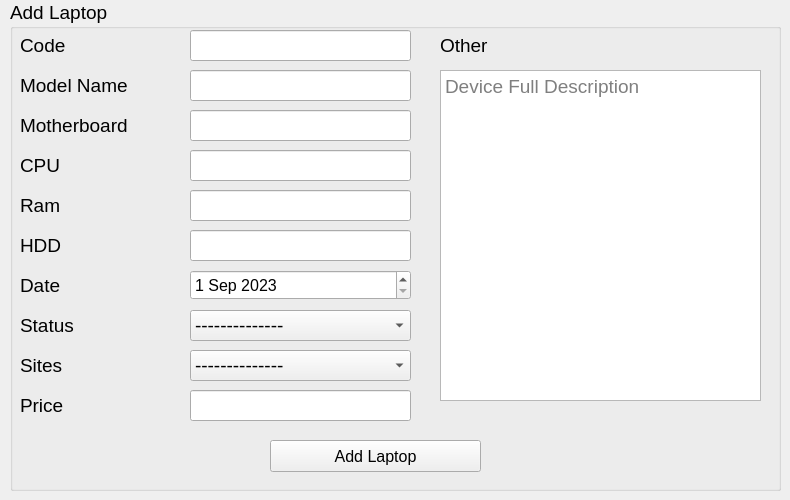
                  <widget class="QWidget" name="tab_23">
                   <attribute name="title">
                    <string>Laptop</string>
                   </attribute>
                   <widget class="QGroupBox" name="groupBox_56">
                    <property name="geometry">
                     <rect>
                      <x>10</x>
                      <y>0</y>
                      <width>771</width>
                      <height>491</height>
                     </rect>
                    </property>
                    <property name="font">
                     <font>
                      <family>Segoe UI</family>
                      <pointsize>14</pointsize>
                     </font>
                    </property>
                    <property name="title">
                     <string>Add Laptop</string>
                    </property>
                    <widget class="QLabel" name="label_59">
                     <property name="geometry">
                      <rect>
                       <x>10</x>
                       <y>30</y>
                       <width>121</width>
                       <height>31</height>
                      </rect>
                     </property>
                     <property name="font">
                      <font>
                       <family>Segoe UI</family>
                       <pointsize>14</pointsize>
                      </font>
                     </property>
                     <property name="text">
                      <string>Code</string>
                     </property>
                    </widget>
                    <widget class="QLabel" name="label_79">
                     <property name="geometry">
                      <rect>
                       <x>10</x>
                       <y>70</y>
                       <width>151</width>
                       <height>31</height>
                      </rect>
                     </property>
                     <property name="font">
                      <font>
                       <family>Segoe UI</family>
                       <pointsize>14</pointsize>
                      </font>
                     </property>
                     <property name="text">
                      <string>Model Name</string>
                     </property>
                    </widget>
                    <widget class="QLineEdit" name="lineEdit_66">
                     <property name="geometry">
                      <rect>
                       <x>180</x>
                       <y>30</y>
                       <width>221</width>
                       <height>31</height>
                      </rect>
                     </property>
                     <property name="font">
                      <font>
                       <family>Segoe UI</family>
                       <pointsize>14</pointsize>
                      </font>
                     </property>
                    </widget>
                    <widget class="QLabel" name="label_80">
                     <property name="geometry">
                      <rect>
                       <x>10</x>
                       <y>310</y>
                       <width>121</width>
                       <height>31</height>
                      </rect>
                     </property>
                     <property name="font">
                      <font>
                       <family>Segoe UI</family>
                       <pointsize>14</pointsize>
                      </font>
                     </property>
                     <property name="text">
                      <string>Status</string>
                     </property>
                    </widget>
                    <widget class="QLabel" name="label_81">
                     <property name="geometry">
                      <rect>
                       <x>10</x>
                       <y>350</y>
                       <width>181</width>
                       <height>31</height>
                      </rect>
                     </property>
                     <property name="font">
                      <font>
                       <family>Segoe UI</family>
                       <pointsize>14</pointsize>
                      </font>
                     </property>
                     <property name="text">
                      <string>Sites</string>
                     </property>
                    </widget>
                    <widget class="QPushButton" name="pushButton_81">
                     <property name="enabled">
                      <bool>true</bool>
                     </property>
                     <property name="geometry">
                      <rect>
                       <x>260</x>
                       <y>440</y>
                       <width>211</width>
                       <height>32</height>
                      </rect>
                     </property>
                     <property name="font">
                      <font>
                       <pointsize>12</pointsize>
                      </font>
                     </property>
                     <property name="text">
                      <string>Add Laptop</string>
                     </property>
                    </widget>
                    <widget class="QLabel" name="label_106">
                     <property name="geometry">
                      <rect>
                       <x>10</x>
                       <y>390</y>
                       <width>91</width>
                       <height>31</height>
                      </rect>
                     </property>
                     <property name="font">
                      <font>
                       <family>Segoe UI</family>
                       <pointsize>14</pointsize>
                      </font>
                     </property>
                     <property name="text">
                      <string>Price</string>
                     </property>
                    </widget>
                    <widget class="QLabel" name="label_107">
                     <property name="geometry">
                      <rect>
                       <x>430</x>
                       <y>30</y>
                       <width>111</width>
                       <height>31</height>
                      </rect>
                     </property>
                     <property name="font">
                      <font>
                       <family>Segoe UI</family>
                       <pointsize>14</pointsize>
                      </font>
                     </property>
                     <property name="text">
                      <string>Other</string>
                     </property>
                    </widget>
                    <widget class="QLineEdit" name="lineEdit_67">
                     <property name="geometry">
                      <rect>
                       <x>180</x>
                       <y>70</y>
                       <width>221</width>
                       <height>31</height>
                      </rect>
                     </property>
                     <property name="font">
                      <font>
                       <family>Segoe UI</family>
                       <pointsize>14</pointsize>
                      </font>
                     </property>
                    </widget>
                    <widget class="QLineEdit" name="lineEdit_68">
                     <property name="geometry">
                      <rect>
                       <x>180</x>
                       <y>390</y>
                       <width>221</width>
                       <height>31</height>
                      </rect>
                     </property>
                     <property name="font">
                      <font>
                       <family>Segoe UI</family>
                       <pointsize>14</pointsize>
                      </font>
                     </property>
                    </widget>
                    <widget class="QComboBox" name="comboBox_34">
                     <property name="geometry">
                      <rect>
                       <x>180</x>
                       <y>310</y>
                       <width>221</width>
                       <height>31</height>
                      </rect>
                     </property>
                     <property name="font">
                      <font>
                       <pointsize>14</pointsize>
                      </font>
                     </property>
                     <item>
                      <property name="text">
                       <string>--------------</string>
                      </property>
                     </item>
                     <item>
                      <property name="text">
                       <string>New</string>
                      </property>
                     </item>
                     <item>
                      <property name="text">
                       <string>Used</string>
                      </property>
                     </item>
                     <item>
                      <property name="text">
                       <string>Damaged</string>
                      </property>
                     </item>
                    </widget>
                    <widget class="QTextEdit" name="textEdit_7">
                     <property name="geometry">
                      <rect>
                       <x>430</x>
                       <y>70</y>
                       <width>321</width>
                       <height>331</height>
                      </rect>
                     </property>
                     <property name="font">
                      <font>
                       <pointsize>14</pointsize>
                      </font>
                     </property>
                     <property name="placeholderText">
                      <string>Device Full Description</string>
                     </property>
                    </widget>
                    <widget class="QComboBox" name="comboBox_35">
                     <property name="geometry">
                      <rect>
                       <x>180</x>
                       <y>350</y>
                       <width>221</width>
                       <height>31</height>
                      </rect>
                     </property>
                     <property name="font">
                      <font>
                       <pointsize>14</pointsize>
                      </font>
                     </property>
                     <item>
                      <property name="text">
                       <string>--------------</string>
                      </property>
                     </item>
                    </widget>
                    <widget class="QLabel" name="label_60">
                     <property name="geometry">
                      <rect>
                       <x>10</x>
                       <y>110</y>
                       <width>121</width>
                       <height>31</height>
                      </rect>
                     </property>
                     <property name="font">
                      <font>
                       <family>Segoe UI</family>
                       <pointsize>14</pointsize>
                      </font>
                     </property>
                     <property name="text">
                      <string>Motherboard</string>
                     </property>
                    </widget>
                    <widget class="QLineEdit" name="lineEdit_69">
                     <property name="geometry">
                      <rect>
                       <x>180</x>
                       <y>110</y>
                       <width>221</width>
                       <height>31</height>
                      </rect>
                     </property>
                     <property name="font">
                      <font>
                       <family>Segoe UI</family>
                       <pointsize>14</pointsize>
                      </font>
                     </property>
                    </widget>
                    <widget class="QLineEdit" name="lineEdit_70">
                     <property name="geometry">
                      <rect>
                       <x>180</x>
                       <y>150</y>
                       <width>221</width>
                       <height>31</height>
                      </rect>
                     </property>
                     <property name="font">
                      <font>
                       <family>Segoe UI</family>
                       <pointsize>14</pointsize>
                      </font>
                     </property>
                    </widget>
                    <widget class="QLabel" name="label_65">
                     <property name="geometry">
                      <rect>
                       <x>10</x>
                       <y>150</y>
                       <width>121</width>
                       <height>31</height>
                      </rect>
                     </property>
                     <property name="font">
                      <font>
                       <family>Segoe UI</family>
                       <pointsize>14</pointsize>
                      </font>
                     </property>
                     <property name="text">
                      <string>CPU</string>
                     </property>
                    </widget>
                    <widget class="QLineEdit" name="lineEdit_71">
                     <property name="geometry">
                      <rect>
                       <x>180</x>
                       <y>190</y>
                       <width>221</width>
                       <height>31</height>
                      </rect>
                     </property>
                     <property name="font">
                      <font>
                       <family>Segoe UI</family>
                       <pointsize>14</pointsize>
                      </font>
                     </property>
                    </widget>
                    <widget class="QLabel" name="label_66">
                     <property name="geometry">
                      <rect>
                       <x>10</x>
                       <y>190</y>
                       <width>121</width>
                       <height>31</height>
                      </rect>
                     </property>
                     <property name="font">
                      <font>
                       <family>Segoe UI</family>
                       <pointsize>14</pointsize>
                      </font>
                     </property>
                     <property name="text">
                      <string>Ram</string>
                     </property>
                    </widget>
                    <widget class="QLineEdit" name="lineEdit_74">
                     <property name="geometry">
                      <rect>
                       <x>180</x>
                       <y>230</y>
                       <width>221</width>
                       <height>31</height>
                      </rect>
                     </property>
                     <property name="font">
                      <font>
                       <family>Segoe UI</family>
                       <pointsize>14</pointsize>
                      </font>
                     </property>
                    </widget>
                    <widget class="QLabel" name="label_68">
                     <property name="geometry">
                      <rect>
                       <x>10</x>
                       <y>230</y>
                       <width>121</width>
                       <height>31</height>
                      </rect>
                     </property>
                     <property name="font">
                      <font>
                       <family>Segoe UI</family>
                       <pointsize>14</pointsize>
                      </font>
                     </property>
                     <property name="text">
                      <string>HDD</string>
                     </property>
                    </widget>
                    <widget class="QLabel" name="label_69">
                     <property name="geometry">
                      <rect>
                       <x>10</x>
                       <y>270</y>
                       <width>121</width>
                       <height>31</height>
                      </rect>
                     </property>
                     <property name="font">
                      <font>
                       <family>Segoe UI</family>
                       <pointsize>14</pointsize>
                      </font>
                     </property>
                     <property name="text">
                      <string>Date</string>
                     </property>
                    </widget>
                    <widget class="QDateEdit" name="dateEdit_16">
                     <property name="geometry">
                      <rect>
                       <x>180</x>
                       <y>270</y>
                       <width>221</width>
                       <height>30</height>
                      </rect>
                     </property>
                     <property name="minimumSize">
                      <size>
                       <width>52</width>
                       <height>30</height>
                      </size>
                     </property>
                     <property name="font">
                      <font>
                       <pointsize>12</pointsize>
                      </font>
                     </property>
                     <property name="dateTime">
                      <datetime>
                       <hour>0</hour>
                       <minute>0</minute>
                       <second>0</second>
                       <year>2023</year>
                       <month>9</month>
                       <day>1</day>
                      </datetime>
                     </property>
                    </widget>
                   </widget>
                  </widget>
